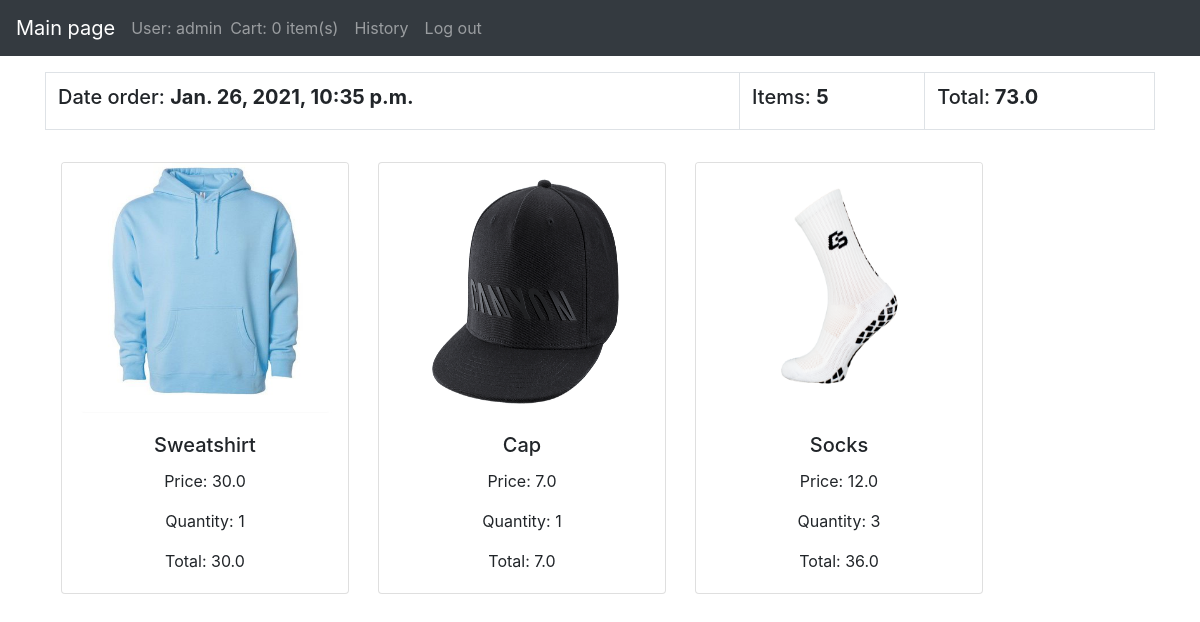
/detail/66/ (signed in), run on the app's committed database.
### store/models.py (models this page shows, shortened)
class Order(models.Model):
    customer = models.ForeignKey(Customer, on_delete=models.SET_NULL, null=True, blank=True)
    date_ordered = models.DateTimeField(auto_now_add=True)
    complete = models.BooleanField(default=False)
    status = models.CharField(max_length=200, default="")
    @property
    def get_cart_total(self):
        orderitems = self.orderitem_set.all()
        total = sum([item.get_total for item in orderitems])
        return total
    @property
    def get_cart_items(self):
        orderitems = self.orderitem_set.all()
        total = sum([item.quantity for item in orderitems])
        return total

class OrderItem(models.Model):
    product = models.ForeignKey(Product, on_delete=models.SET_NULL, null=True)
    order = models.ForeignKey(Order, on_delete=models.SET_NULL, null=True)
    quantity = models.IntegerField(default=0, null=True, blank=True)
    @property
    def get_total(self):
        total = self.product.price * self.quantity
        return total

class Product(models.Model):
    name = models.CharField(max_length=200)
    price = models.FloatField()
    image = models.ImageField(null=True, blank=True)
    instock = models.IntegerField(default=100)
    @property
    def imageURL(self):
        try:
            url = self.image.url
        except:
            url = ''
        return url

### store/views.py (the view)
# urls.py: path('detail/<int:order_id>/', views.detail, name="detail"),
def detail(request,order_id):
    order = Order.objects.get(id=order_id)
    allItems = order.orderitem_set.all()
    data = prepareCartData(request)
    cartItems = data['cartItems']
    return render(request, 'detail.html', {"allItems":allItems,'cartItems': cartItems, "order":order})

### store/data.py (called while the page is built)
def prepareCartData(request):
    customer=request.user.customer
    if Order.objects.filter(customer=customer, complete= False).exists():
        order = Order.objects.get(customer=customer, complete= False)
    else:
        order = Order.objects.create(customer= customer,complete= False)
    cartItems= order.get_cart_items
    items = order.orderitem_set.all()
    return {'cartItems': cartItems, 'order': order, 'items': items}

### templates/detail.html
{% extends 'main.html' %}
{% load static %}
{% block content %}
    <table class="table table-bordered">
        <tr>
            <th><h5>Date order: <strong>{{order.date_ordered}}</strong></h5></th>
            <th><h5>Items: <strong>{{order.get_cart_items}}</strong></h5></th>
            <th><h5>Total:<strong> {{order.get_cart_total}}</strong></h5></th>
        </tr>
    </table>
	<div class="row">
		{% for item in allItems %}
		    <div class="col-sm-3 m-3">
                <div class="card text-center" style="width: 18rem;">
                <img class="card-img-top" src="{{item.product.imageURL}}" alt="Card image cap" width="250" height="250" >
                    <div class="card-body">
                    <h5 class="card-title">{{item.product.name}}</h5>
                    <p class="card-text">Price: {{item.product.price}} </p>
                     <p class="card-text">Quantity: {{item.quantity}} </p>
                        <p class="card-text">Total: {{item.get_total}} </p>
                    </div>
                </div>
            </div>
		{% endfor %}
	</div>
{% endblock content %}

### templates/main.html (shortened to what this page needs)
<!DOCTYPE html>
{% load static %}
<html>
<head>
	<link rel="stylesheet" href="https://stackpath.bootstrapcdn.com/bootstrap/4.4.1/css/bootstrap.min.css">
</head>
<body>
    <nav class="navbar navbar-expand-sm bg-dark navbar-dark fixed-top">
  <a class="navbar-brand" href="{% url 'store' %}">Main page</a>
         <span class="navbar-text">
    User: {{ request.user }}
  </span>
  <ul class="navbar-nav">
    <li class="nav-item">
      <a class="nav-link" href="{% url 'cart' %}">Cart: {{ cartItems }} item(s)</a>
    </li>
      <li class="nav-item">
      <a class="nav-link" href="{% url 'history' %}">History</a>
    </li>
    <li class="nav-item ">
      <a class="nav-link " href="{% url 'logout' %}">Log out</a>
    </li>
  </ul>
</nav>
     <div class="container ">
         <br>
     <br>
     <br>
            {% block content %}
            {% endblock content %}
     </div>
</body>
</html>

### data on the page
Order: date_ordered "Jan. 26, 2021, 10:35 p.m.", get_cart_items "5", get_cart_total "73.0"
OrderItem: product.imageURL (picture), product.name "Sweatshirt", product.price "30.0", quantity "1", get_total "30.0"
OrderItem: product.imageURL (picture), product.name "Cap", product.price "7.0", quantity "1", get_total "7.0"
OrderItem: product.imageURL (picture), product.name "Socks", product.price "12.0", quantity "3", get_total "36.0"

### other printed values
{{ request.user }} "admin"
{{ cartItems }} "0"
